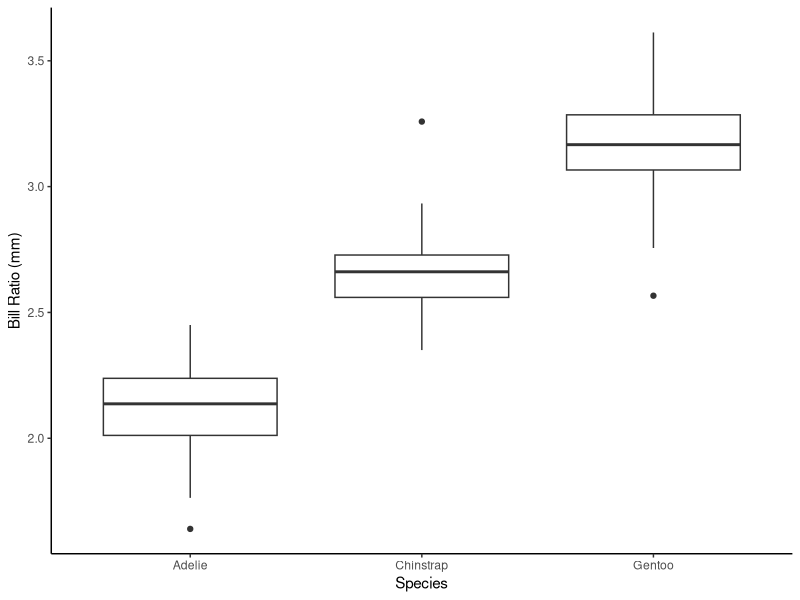
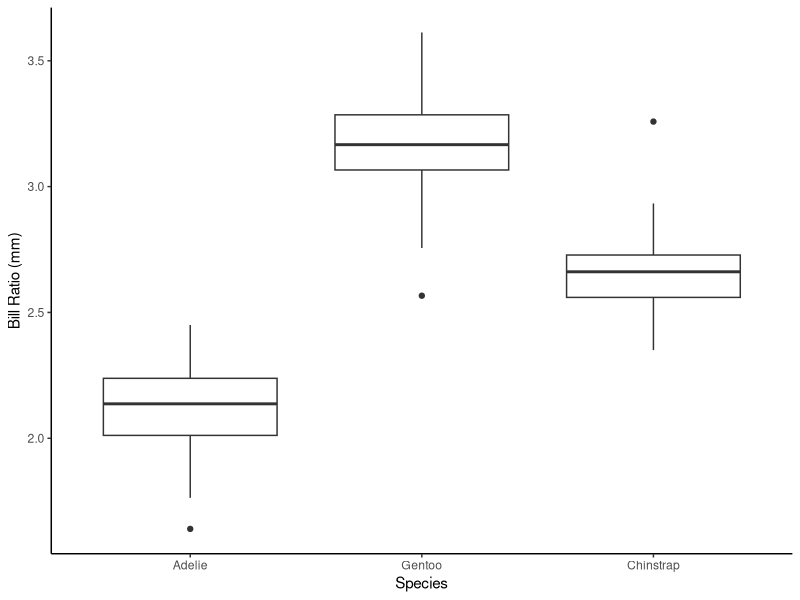
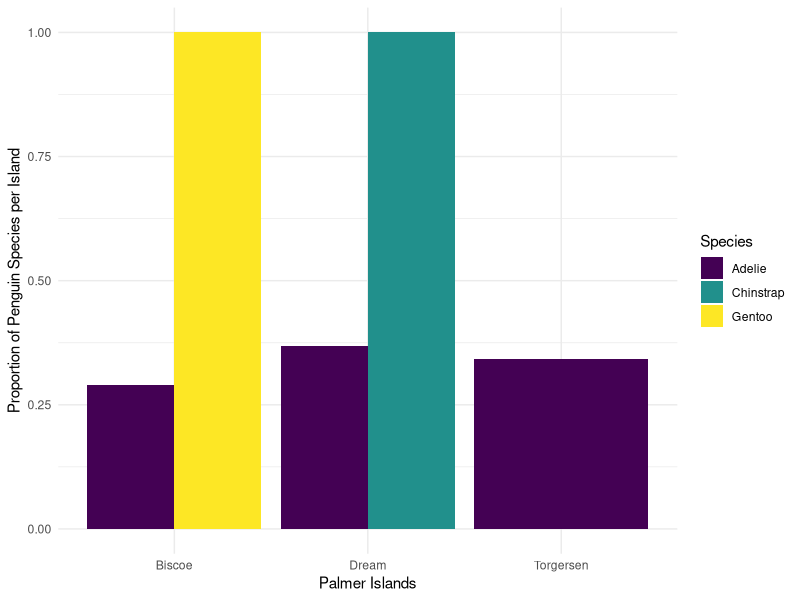

Generate these figures, in order, with R:
## ---- chunk 1
knitr::opts_chunk$set(echo = TRUE, comment = "")
library(tidyverse)
library(palmerpenguins)
## ---- chunk 2
penguins %>%
  mutate(body_mass_kg = body_mass_g / 1000)
## ---- chunk 3
penguins %>% 
  drop_na() #if we leave it blank it will remove any row with an NA
## ---- chunk 4
penguins %>% 
  drop_na(sex) #adding a variable, removes rows with NA just for that variable
## ---- chunk 5
penguins %>% 
  mutate(bill_ratio = bill_length_mm/bill_depth_mm)
## ---- chunk 6
penguins %>% 
  mutate(bill_ratio = bill_length_mm/bill_depth_mm) %>% 
  ggplot() +
  geom_boxplot(aes(x = species, y = bill_ratio, fill = bill_ratio)) +
  labs(x = "Species", y = "Bill Ratio (mm)") +  
  theme_classic()
## ---- chunk 7
penguins %>%
  mutate(bill_ratio = bill_length_mm/bill_depth_mm,
         body_mass_kg = body_mass_g/1000,
         flipper_length_m = flipper_length_mm/1000)
## ---- chunk 8
penguins %>% 
  mutate(species = 
           fct_relevel(species, "Adelie", "Gentoo", "Chinstrap"),
         bill_ratio = bill_length_mm/bill_depth_mm) %>% 
  ggplot() +
  geom_boxplot(aes(x = species, y = bill_ratio, fill = bill_ratio)) +
  labs(x = "Species", y = "Bill Ratio (mm)") +  
  theme_classic()

#This changes the order in which the species appear on the x axis.
  
## ---- chunk 9
penguins %>%
  group_by(species) %>%
  summarize(mass_mean = mean(body_mass_g, na.rm = TRUE),
            mass_sd = sd(body_mass_g, na.rm = TRUE))
## ---- chunk 10
penguins %>% 
  mutate(body_mass_kg = body_mass_g/1000) %>% 
  group_by(species, sex) %>% 
  summarize(mass_sd = sd(body_mass_kg, na.rm = TRUE))
## ---- chunk 11
penguins %>% 
  filter(species == "Chinstrap") %>% 
  mutate(flip_min = min(flipper_length_mm, na.rm = TRUE), flip_max = max(flipper_length_mm, na.rm = TRUE)) %>% 
  select(island, flip_min, flip_max) %>% 
  arrange(island)
## ---- chunk 12
penguins %>% 
  mutate(bill_ratio = bill_length_mm/bill_depth_mm) %>% 
  select(species, bill_ratio) %>% 
  arrange(species) %>% 
  mutate(bill_ratio_mean = mean(bill_ratio, na.rm = TRUE)) 
## ---- chunk 13
penguins %>%
  group_by(species) %>%
  summarize(bill_length_mean = mean(bill_length_mm, na.rm = TRUE),
            bill_depth_mean = mean(bill_depth_mm, na.rm = TRUE),
            flipper_length_mean = mean(flipper_length_mm, na.rm = TRUE))
## ---- chunk 14
penguins %>%
  group_by(species) %>%
  summarize(across(ends_with("mm"), mean, na.rm = TRUE))
## ---- chunk 15
penguins %>%
  group_by(year) %>%
  summarise(across(starts_with("bill"), max, na.rm = TRUE, .names = "max_{.col}"))
## ---- chunk 16
penguins %>%
  group_by(year) %>%
  summarise(across(starts_with("bill"), max, na.rm = TRUE, .names = "{.col}_max"))
## ---- chunk 17
penguins %>%
  group_by(species) %>%
  summarize(across(contains("length"),
                   list(avg = mean, stdev = sd),
                   na.rm = TRUE,
                   .names = "{.fn}_{.col}"))
## ---- chunk 18
penguins %>% 
  group_by(island) %>% 
  summarise(across(contains("mm")))
## ---- chunk 19
penguins %>% 
  filter(species != "Biscoe") %>% 
  select(species:body_mass_g) %>% 
  mutate(spp_penguin = species) %>% 
  arrange(spp_penguin) %>% 
  summarise(across(contains("length"),
                   mean,
                   na.rm = TRUE,
                   .names = "{.col}_mean"))
## ---- chunk 20
penguins %>%
  group_by(species) %>%
  summarize(n = n())
## ---- chunk 21
penguins %>%
  count(species)
## ---- chunk 22
penguins %>%
  count(species, year)  #groups by species and year and makes a table summarizing to a variable "n" for count
## ---- chunk 23
penguins %>% 
  count(species, island) %>% #comment
  group_by(species) %>% #comment 
  mutate(total = sum(n),  #comment
         prop = n/total) %>%  #comment
  ggplot(aes(x = island, y = prop, fill = species)) + #comment
  geom_col(position = position_dodge()) + #comment
  scale_fill_viridis_d()+ #comment
  labs(x = "Palmer Islands",
       y = "Proportion of Penguin Species per Island",
       fill = "Species") +
  theme_minimal()
## ---- chunk 24
penguins %>% 
  count(species, island, year)
## ---- chunk 25
penguins %>% 
  filter(species == "Adelie" | species == "Gentoo") %>% 
  count(species, sex)
## ---- chunk 26
penguins %>%
  mutate(size_bin = case_when(
      body_mass_g > 4500 ~ "large",
      body_mass_g > 3000 & body_mass_g <= 4500 ~ "medium",
      body_mass_g <= 3000 ~ "small"
    )
  )
## ---- chunk 27
penguins %>%
  select(species, year, flipper_length_mm) %>%  #Select specific columns
  rename(study_year = year) %>%   #rename "year" to "study_year"
  filter(species == "Adelie") %>%  #Only keep Adelie penguins
  mutate(flipper_rank = case_when(   #Create "flipper_rank" column
    flipper_length_mm < 200 ~ 1,   #if length is less than 200, rank as "1"
    flipper_length_mm >= 200 ~ 2,  #if length is more than or equal to 200, rank as "2"
    TRUE ~ 0 # 0 for anything else
  ))
## ---- chunk 28
penguins %>% 
  mutate(study_year = case_when(
    year == 2007 ~ "Year 1",
    year == 2008 ~ "Year 2",
    year == 2009 ~ "Year 3"
  ))
## ---- chunk 29
penguins %>% 
  filter(species == "Chinstrap") %>% 
  select(flipper_length_mm, body_mass_g) %>% 
  mutate(fm_ratio = flipper_length_mm/body_mass_g) %>% 
  mutate(ratio_bin = case_when(
    fm_ratio >= 0.05 ~ "high",
    fm_ratio < 0.05 ~ "low",
    TRUE ~ "no record"
  ))
## ---- chunk 30
penguins %>% 
  mutate(bill_ratio = bill_length_mm/bill_depth_mm) %>% 
  mutate(hits = case_when(
    bill_ratio >= 0.05 ~ "yes",
    TRUE ~ "no"
  )) %>% 
  filter(hits == "yes") %>% 
  select(species, sex, bill_ratio) %>% 
  arrange(desc(bill_ratio))
